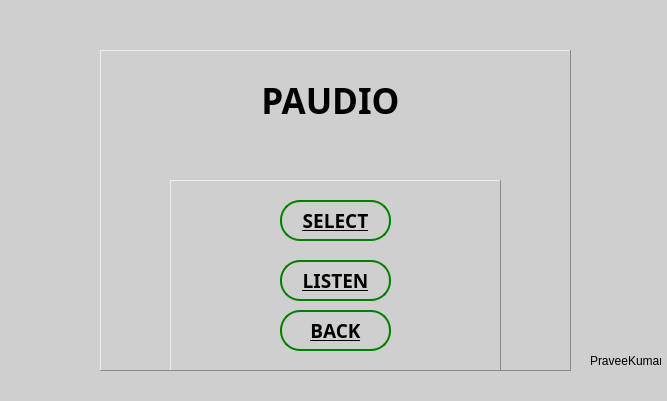
<?xml version="1.0" encoding="UTF-8"?>
<ui version="4.0">
 <class>StartPageWindow</class>
 <widget class="QMainWindow" name="StartPageWindow">
  <property name="geometry">
   <rect>
    <x>0</x>
    <y>0</y>
    <width>667</width>
    <height>401</height>
   </rect>
  </property>
  <property name="minimumSize">
   <size>
    <width>667</width>
    <height>401</height>
   </size>
  </property>
  <property name="maximumSize">
   <size>
    <width>667</width>
    <height>401</height>
   </size>
  </property>
  <property name="windowTitle">
   <string>MainWindow</string>
  </property>
  <property name="styleSheet">
   <string notr="true">background-color: rgb(207, 207, 207);</string>
  </property>
  <widget class="QWidget" name="centralwidget">
   <widget class="QFrame" name="frame_2">
    <property name="geometry">
     <rect>
      <x>100</x>
      <y>50</y>
      <width>471</width>
      <height>321</height>
     </rect>
    </property>
    <property name="cursor">
     <cursorShape>CrossCursor</cursorShape>
    </property>
    <property name="mouseTracking">
     <bool>false</bool>
    </property>
    <property name="styleSheet">
     <string notr="true">background-color: rgb(207, 207, 207);
border-top-color:2px green;</string>
    </property>
    <property name="frameShape">
     <enum>QFrame::Panel</enum>
    </property>
    <property name="frameShadow">
     <enum>QFrame::Raised</enum>
    </property>
    <widget class="QFrame" name="frame">
     <property name="geometry">
      <rect>
       <x>70</x>
       <y>130</y>
       <width>331</width>
       <height>191</height>
      </rect>
     </property>
     <property name="cursor">
      <cursorShape>CrossCursor</cursorShape>
     </property>
     <property name="mouseTracking">
      <bool>false</bool>
     </property>
     <property name="styleSheet">
      <string notr="true">
border-color:20px green;
background-color:rgb(207, 207, 207);
</string>
     </property>
     <property name="frameShape">
      <enum>QFrame::Panel</enum>
     </property>
     <property name="frameShadow">
      <enum>QFrame::Raised</enum>
     </property>
     <widget class="QPushButton" name="select_btn">
      <property name="geometry">
       <rect>
        <x>110</x>
        <y>20</y>
        <width>111</width>
        <height>41</height>
       </rect>
      </property>
      <property name="font">
       <font>
        <family>Segoe Print</family>
        <pointsize>14</pointsize>
        <weight>75</weight>
        <bold>true</bold>
        <underline>true</underline>
       </font>
      </property>
      <property name="statusTip">
       <string>Select file</string>
      </property>
      <property name="whatsThis">
       <string>Lets Go</string>
      </property>
      <property name="styleSheet">
       <string notr="true">border:2px solid green;
border-radius:20px;
</string>
      </property>
      <property name="text">
       <string>SELECT</string>
      </property>
     </widget>
     <widget class="QPushButton" name="back_btn">
      <property name="geometry">
       <rect>
        <x>110</x>
        <y>130</y>
        <width>111</width>
        <height>41</height>
       </rect>
      </property>
      <property name="font">
       <font>
        <family>Segoe Print</family>
        <pointsize>14</pointsize>
        <weight>75</weight>
        <bold>true</bold>
        <underline>true</underline>
       </font>
      </property>
      <property name="statusTip">
       <string>Go back</string>
      </property>
      <property name="styleSheet">
       <string notr="true">border:2px solid green;
border-radius:20px;
</string>
      </property>
      <property name="text">
       <string>BACK</string>
      </property>
     </widget>
     <widget class="QPushButton" name="listen_btn">
      <property name="geometry">
       <rect>
        <x>110</x>
        <y>80</y>
        <width>111</width>
        <height>41</height>
       </rect>
      </property>
      <property name="font">
       <font>
        <family>Segoe Print</family>
        <pointsize>14</pointsize>
        <weight>75</weight>
        <bold>true</bold>
        <underline>true</underline>
       </font>
      </property>
      <property name="statusTip">
       <string>Listen to the selected file</string>
      </property>
      <property name="whatsThis">
       <string>Lets Go</string>
      </property>
      <property name="styleSheet">
       <string notr="true">border:2px solid green;
border-radius:20px;
</string>
      </property>
      <property name="text">
       <string>LISTEN</string>
      </property>
     </widget>
    </widget>
    <widget class="QLabel" name="title">
     <property name="geometry">
      <rect>
       <x>10</x>
       <y>30</y>
       <width>441</width>
       <height>41</height>
      </rect>
     </property>
     <property name="font">
      <font>
       <family>Segoe Script</family>
       <pointsize>26</pointsize>
       <weight>75</weight>
       <bold>true</bold>
      </font>
     </property>
     <property name="styleSheet">
      <string notr="true">border:2px rgb(207, 207, 207);</string>
     </property>
     <property name="text">
      <string>PAUDIO</string>
     </property>
     <property name="textFormat">
      <enum>Qt::PlainText</enum>
     </property>
     <property name="alignment">
      <set>Qt::AlignCenter</set>
     </property>
    </widget>
   </widget>
   <widget class="QLabel" name="creator">
    <property name="geometry">
     <rect>
      <x>590</x>
      <y>350</y>
      <width>71</width>
      <height>21</height>
     </rect>
    </property>
    <property name="statusTip">
     <string>Creator</string>
    </property>
    <property name="styleSheet">
     <string notr="true">border: 2px rgb(207, 207, 207);</string>
    </property>
    <property name="text">
     <string>PraveeKumar</string>
    </property>
   </widget>
  </widget>
  <widget class="QStatusBar" name="statusbar_of_startpage"/>
  <action name="actionOpenFile">
   <property name="text">
    <string>OpenFile</string>
   </property>
  </action>
  <action name="actionClose">
   <property name="text">
    <string>Close</string>
   </property>
  </action>
 </widget>
 <resources/>
 <connections/>
</ui>
